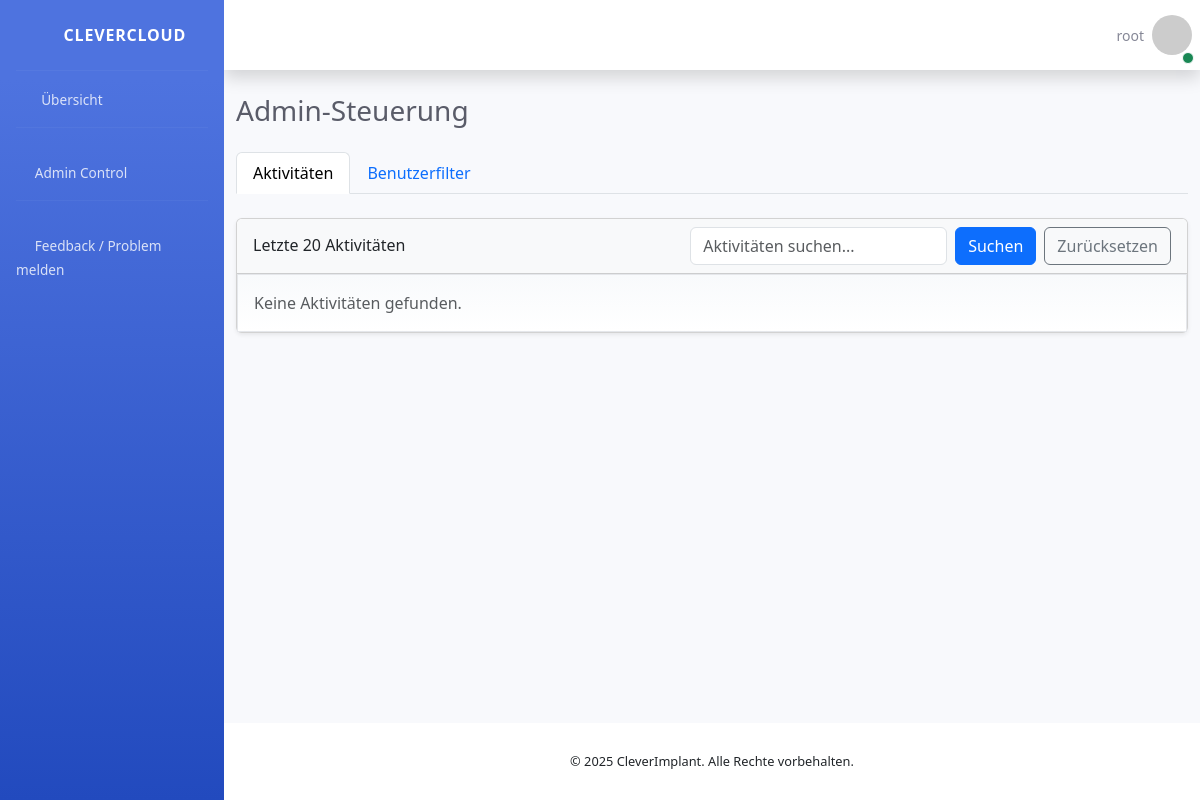
Page /admin-dashboard/ (signed in) on the earlier database version.
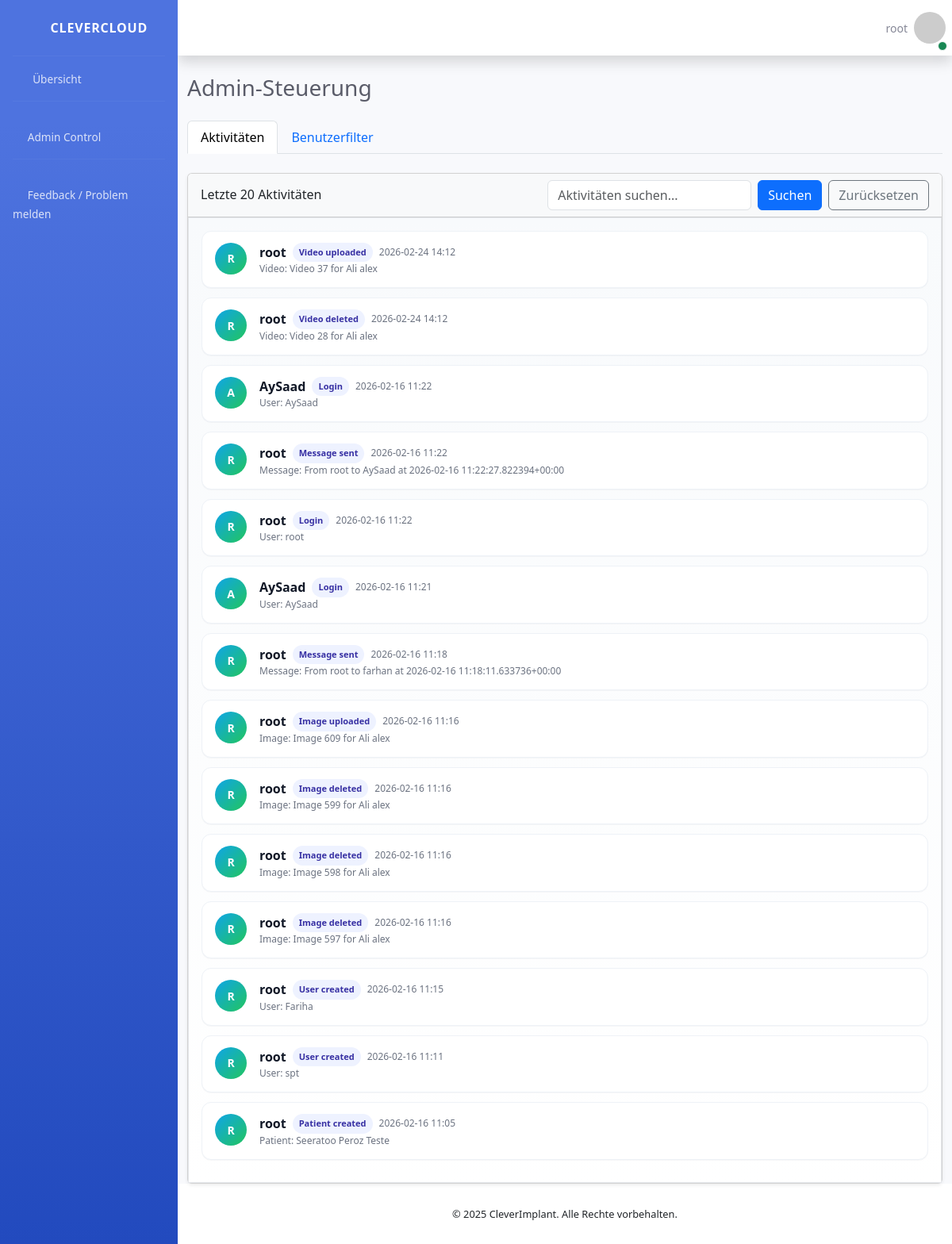
Same page on the later database version.
### SmileHealth/models.py (models this page shows, shortened)
class ActivityLog(models.Model):
    class Action(models.TextChoices):
        LOGIN = "LOGIN", "Login"
        USER_CREATED = "USER_CREATED", "User created"
        PATIENT_CREATED = "PATIENT_CREATED", "Patient created"
        PATIENT_DELETED = "PATIENT_DELETED", "Patient deleted"
        PATIENT_SHARED = "PATIENT_SHARED", "Patient shared"
        GROUP_CREATED = "GROUP_CREATED", "Group created"
        GROUP_UPDATED = "GROUP_UPDATED", "Group updated"
        GROUP_SHARED = "GROUP_SHARED", "Group shared"
        GROUP_CASE_CREATED = "GROUP_CASE_CREATED", "Group case created"
        GROUP_CASE_DELETED = "GROUP_CASE_DELETED", "Group case deleted"
        IMAGE_UPLOADED = "IMAGE_UPLOADED", "Image uploaded"
        IMAGE_DELETED = "IMAGE_DELETED", "Image deleted"
        VIDEO_UPLOADED = "VIDEO_UPLOADED", "Video uploaded"
        VIDEO_DELETED = "VIDEO_DELETED", "Video deleted"
        MODEL3D_UPLOADED = "MODEL3D_UPLOADED", "3D model uploaded"
        MODEL3D_DELETED = "MODEL3D_DELETED", "3D model deleted"
        COMMENT_ADDED = "COMMENT_ADDED", "Comment added"
        MESSAGE_SENT = "MESSAGE_SENT", "Message sent"
    actor = models.ForeignKey(User, on_delete=models.SET_NULL, null=True, blank=True, related_name="activity_logs")
    action = models.CharField(max_length=40, choices=Action.choices, db_index=True)
    target_type = models.CharField(max_length=40, blank=True, default="")
    target_id = models.PositiveIntegerField(null=True, blank=True)
    target_label = models.CharField(max_length=200, blank=True, default="")
    details = models.TextField(blank=True, default="")
    created_at = models.DateTimeField(auto_now_add=True)
    class Meta:
        ordering = ["-created_at"]

### SmileHealth/views.py (the view, shortened to what this page needs)
# urls.py: path('admin-dashboard/', views.admin_dashboard, name='admin_dashboard'),
@login_required
def admin_dashboard(request):
    if not _is_admin_role(request.user):
        return HttpResponseForbidden("Kein Zugriff")
    tab = (request.GET.get("tab") or "activities").strip()
    role_filter = (request.GET.get("role") or "").strip()
    user_id = (request.GET.get("user_id") or "").strip()
    activity_q = (request.GET.get("q") or "").strip()
    users_qs = User.objects.select_related("profile").order_by("username")
    if role_filter:
        users_qs = users_qs.filter(profile__role=role_filter)
    selected_user = None
    selected_user_activities = []
    if user_id.isdigit():
        selected_user = User.objects.select_related("profile").filter(id=int(user_id)).first()
        if selected_user:
            selected_user_activities = ActivityLog.objects.select_related("actor") \
                .filter(actor=selected_user) \
                .order_by("-created_at")[:10]
    activities_qs = ActivityLog.objects.select_related("actor").order_by("-created_at")
    activities = activities_qs[:20]
    return render(request, "admin_dashboard.html", {
        "tab": tab,
        "users": users_qs,
        "roles": Profile.Role.choices,
        "genders": Profile.Gender.choices,
        "role_filter": role_filter,
        "selected_user": selected_user,
        "selected_user_activities": selected_user_activities,
        "activities": activities,
        "activity_q": activity_q,
    })

### SmileHealth/context_processors.py (called while the page is built)
def user_avatar(request):
    if not request.user.is_authenticated:
        return {}
    profile, _ = Profile.objects.get_or_create(user=request.user)
    return {"avatar": profile}

### SmileHealth/views.py (called while the page is built)
def _is_admin_role(user):
    if not user.is_authenticated:
        return False
    if user.is_superuser:
        return True
    try:
        return user.profile.role == Profile.Role.ADMIN
    except Exception:
        return False

### SmartCloud/templates/admin_dashboard.html (shortened to what this page needs)
{% extends 'base.html' %}
{% block content %}
<h1 class="h3 mb-4 text-gray-800">Admin-Steuerung</h1>
{% with active_tab=tab|default:"activities" %}
<ul class="nav nav-tabs mb-4">
  <li class="nav-item">
    <a class="nav-link {% if active_tab == 'activities' %}active{% endif %}" href="{% url 'admin_dashboard' %}?tab=activities">
      Aktivitäten
    </a>
  </li>
  <li class="nav-item">
    <a class="nav-link {% if active_tab == 'users' %}active{% endif %}" href="{% url 'admin_dashboard' %}?tab=users{% if role_filter %}&role={{ role_filter }}{% endif %}">
      Benutzerfilter
    </a>
  </li>
</ul>
{% if active_tab == 'activities' %}
  <div class="card shadow-sm">
    <div class="card-header bg-light">
      <div class="d-flex flex-column flex-md-row align-items-md-center justify-content-between gap-2">
        <h6 class="m-0">Letzte 20 Aktivitäten</h6>
        <form method="get" class="d-flex gap-2">
          <input type="text" class="form-control" name="q" placeholder="Aktivitäten suchen..." value="{{ activity_q }}">
          <button type="submit" class="btn btn-primary">Suchen</button>
          <a class="btn btn-outline-secondary" href="{% url 'admin_dashboard' %}?tab=activities">Zurücksetzen</a>
        </form>
      </div>
    </div>
    <div class="card-body activity-wrap">
      {% if activities %}
        {% for act in activities %}
          <div class="activity-item d-flex gap-3 align-items-start">
            <div class="activity-avatar">
              {{ act.actor.username|default:"S"|slice:":1"|upper }}
            </div>
            <div class="flex-grow-1">
              <div class="d-flex flex-wrap align-items-center gap-2">
                <div class="activity-action">{{ act.actor.username|default:"system" }}</div>
                <span class="activity-pill">{{ act.get_action_display }}</span>
                <div class="activity-meta">{{ act.created_at|date:"Y-m-d H:i" }}</div>
              </div>
              <div class="activity-meta">
                {{ act.target_type }}{% if act.target_label %}: {{ act.target_label }}{% endif %}
              </div>
            </div>
          </div>
        {% endfor %}
      {% else %}
        <div class="text-muted">Keine Aktivitäten gefunden.</div>
      {% endif %}
    </div>
  </div>
{% endif %}
{% endwith %}
{% endblock %}

### SmartCloud/templates/base.html (shortened to what this page needs)
{% load static %}
<!DOCTYPE html>
<html lang="en">
<head>
  <link href="{% static 'vendor/fontawesome-free/css/all.min.css' %}" rel="stylesheet" />
  <link href="{% static 'css/sb-admin-2.min.css' %}" rel="stylesheet" />
  <link href="https://cdn.jsdelivr.net/npm/bootstrap@5.3.3/dist/css/bootstrap.min.css" rel="stylesheet" />
</head>
<body id="page-top">
  <div id="wrapper">
    {% include 'partials/sidebar.html' %}
    <div id="content-wrapper" class="d-flex flex-column">
      <div id="content">
        {% include 'partials/topbar.html' %}
        <div class="container-fluid">
          {% block content %}{% endblock %}
        </div>
      </div>
      {% include 'partials/footer.html' %}
    </div>
  </div>
  <div class="position-fixed top-0 end-0 p-3" style="z-index:1080;">
  </div>
</body>
</html>

### SmartCloud/templates/partials/sidebar.html (shortened to what this page needs)
{% load static %}
<ul class="navbar-nav bg-gradient-primary sidebar sidebar-dark accordion" id="accordionSidebar">
  <a class="sidebar-brand d-flex align-items-center justify-content-center" href="{% url 'index' %}">
    <div class="sidebar-brand-icon rotate-n-15">
      <i class="fas fa-tooth"></i>
    </div>
    <div class="sidebar-brand-text mx-3">CleverCloud</div>
  </a>
  <hr class="sidebar-divider my-0" />
  <li class="nav-item">
    <a class="nav-link" href="{% url 'index' %}">
      <i class="fas fa-fw fa-tachometer-alt"></i>
      <span>Übersicht</span>
    </a>
  </li>
  <hr class="sidebar-divider" />
  {% if request.user.is_authenticated %}
    {% if request.user.is_superuser or request.user.profile.role == 'ADMIN' %}
      <li class="nav-item">
        <a class="nav-link" href="{% url 'admin_dashboard' %}">
          <i class="fas fa-user-shield"></i>
          <span>Admin Control</span>
        </a>
      </li>
      <hr class="sidebar-divider" />
    {% endif %}
  {% endif %}
  <li class="nav-item">
    <a class="nav-link" href="#" data-bs-toggle="modal" data-bs-target="#feedbackModal">
      <i class="fas fa-comment-dots"></i>
      <span>Feedback / Problem melden</span>
    </a>
  </li>
</ul>

### SmartCloud/templates/partials/topbar.html (shortened to what this page needs)
{% load static %}
<nav class="navbar navbar-expand navbar-light bg-white topbar mb-4 static-top shadow">
  <ul class="navbar-nav ml-auto">
    <li class="nav-item dropdown no-arrow">
      <a class="nav-link dropdown-toggle" href="#" id="userDropdown" role="button"
         data-toggle="dropdown" aria-haspopup="true" aria-expanded="false">
        <span class="position-absolute bottom-0 end-0 translate-middle p-1 bg-success border border-light rounded-circle"
              style="width:12px; height:12px;">
        </span>
        <span class="mr-2 d-none d-lg-inline text-gray-600 small">
          {{ user.first_name|default:user.username }}
        </span>
        <img class="img-profile rounded-circle"
             src="{% if avatar and avatar.avatar_url %}{{ avatar.avatar_url }}{% else %}https://i.pravatar.cc/150?img=1{% endif %}"
             onerror="this.onerror=null; this.src='https://i.pravatar.cc/150?img=1';"
             alt="Profilbild"
             style="width:40px; height:40px;" />
      </a>
    </li>
  </ul>
</nav>

### SmartCloud/templates/partials/footer.html
{% load static %}
<footer class="sticky-footer bg-white">
  <div class="container my-auto">
    <div class="copyright text-center my-auto">
      <span>© 2025 CleverImplant. Alle Rechte vorbehalten.</span>
    </div>
  </div>
</footer>

### SmartCloud/templates/admin_dashboard.html (style rules this page uses)
.activity-wrap { background: linear-gradient(180deg, #f8fafc 0%, #ffffff 100%); border: 1px solid #e5e7eb; }
.activity-item { border: 1px solid #eef2f7; border-radius: 12px; padding: 14px 16px; margin-bottom: 12px; background: #ffffff; box-shadow: 0 1px 0 rgba(17, 24, 39, 0.03); }
.activity-avatar { width: 40px; height: 40px; border-radius: 50%; background: linear-gradient(135deg, #0ea5e9 0%, #22c55e 100%); color: #ffffff; display: inline-flex; align-items: center; justify-content: center; font-weight: 700; font-size: 14px; flex-shrink: 0; }
.activity-meta { font-size: 12px; color: #6b7280; }
.activity-action { font-weight: 600; color: #111827; }
.activity-pill { background: #eef2ff; color: #3730a3; font-size: 11px; padding: 4px 8px; border-radius: 999px; font-weight: 600; }

Differences in the rows shown:
added ActivityLog: actor.username "R", actor.username "root", action "Video uploaded", created_at "2026-02-24 14:12", target_type "Video", target_label "Video 37 for Ali alex"
added ActivityLog: actor.username "R", actor.username "root", action "Video deleted", created_at "2026-02-24 14:12", target_type "Video", target_label "Video 28 for Ali alex"
added ActivityLog: actor.username "A", actor.username "AySaad", action "Login", created_at "2026-02-16 11:22", target_type "User", target_label "AySaad"
added ActivityLog: actor.username "R", actor.username "root", action "Message sent", created_at "2026-02-16 11:22", target_type "Message", target_label "From root to AySaad at 2026-02-16 11:22:27.822394+00:00"
added ActivityLog: actor.username "R", actor.username "root", action "Login", created_at "2026-02-16 11:22", target_type "User", target_label "root"
added ActivityLog: actor.username "A", actor.username "AySaad", action "Login", created_at "2026-02-16 11:21", target_type "User", target_label "AySaad"
added ActivityLog: actor.username "R", actor.username "root", action "Message sent", created_at "2026-02-16 11:18", target_type "Message", target_label "From root to farhan at 2026-02-16 11:18:11.633736+00:00"
added ActivityLog: actor.username "R", actor.username "root", action "Image uploaded", created_at "2026-02-16 11:16", target_type "Image", target_label "Image 609 for Ali alex"
added ActivityLog: actor.username "R", actor.username "root", action "Image deleted", created_at "2026-02-16 11:16", target_type "Image", target_label "Image 599 for Ali alex"
added ActivityLog: actor.username "R", actor.username "root", action "Image deleted", created_at "2026-02-16 11:16", target_type "Image", target_label "Image 598 for Ali alex"
added ActivityLog: actor.username "R", actor.username "root", action "Image deleted", created_at "2026-02-16 11:16", target_type "Image", target_label "Image 597 for Ali alex"
added ActivityLog: actor.username "R", actor.username "root", action "User created", created_at "2026-02-16 11:15", target_type "User", target_label "Fariha"
added ActivityLog: actor.username "R", actor.username "root", action "User created", created_at "2026-02-16 11:11", target_type "User", target_label "spt"
added ActivityLog: actor.username "R", actor.username "root", action "Patient created", created_at "2026-02-16 11:05", target_type "Patient", target_label "Seeratoo Peroz Teste"
Other differences:
text no longer shown: "Keine Aktivitäten gefunden."
